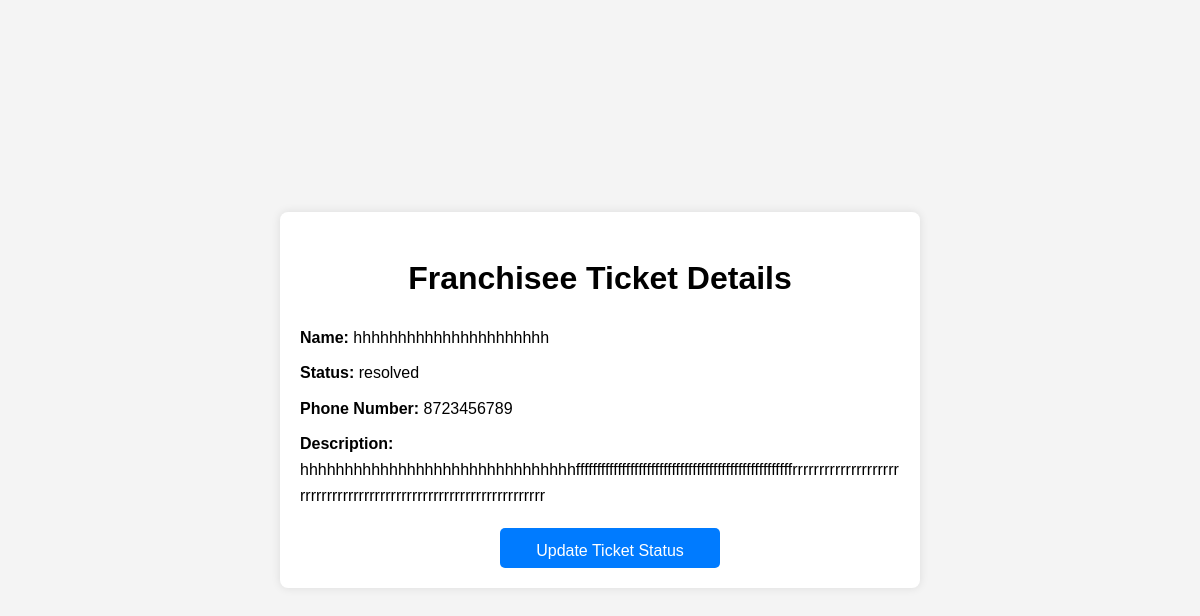
The app's page /Franchiseeticket/2/ with its own data.
### hyd/models.py (models this page shows, shortened)
class FranchiseeTicket(models.Model):
    ticket_id = models.AutoField(primary_key=True)
    issue_type = models.CharField(max_length=20, choices=ISSUE_TYPE_CHOICES)
    description = models.TextField()
    status = models.CharField(max_length=20, default='new', choices=TICKET_STATUS_CHOICES)
    created_at = models.DateTimeField(auto_now_add=True)
    updated_at = models.DateTimeField(auto_now=True)
    name = models.CharField(max_length=100,validators=[validate_only_letters])
    phone_number = models.CharField(max_length=10)

### hyd/views.py (the view)
# urls.py: path('Franchiseeticket/<int:ticket_id>/', views.Franchisee_ticket_details, name='Franchisee_ticket_details'),
def Franchisee_ticket_details(request, ticket_id):
    franchisee_ticket = get_object_or_404(FranchiseeTicket, pk=ticket_id)
    if request.method == 'POST':
        status = request.POST.get('status')
        franchisee_ticket.status = status
        franchisee_ticket.save()
        return redirect('DSA_ticketview')
    return render(request, 'franchisee/fran_ticketdetails.html', {'franchisee_ticket': franchisee_ticket})

### hyd/templates/franchisee/fran_ticketdetails.html (shortened to what this page needs)
<!DOCTYPE html>
<html lang="en">
<head>
</head>
<body>
<div class="container">
    <h1> Franchisee Ticket Details</h1>
    <p><strong>Name:</strong> {{ franchisee_ticket.name }}</p>
    <p><strong>Status:</strong> {{ franchisee_ticket.status }}</p>
    <p><strong>Phone Number:</strong> {{ franchisee_ticket.phone_number }}</p>
    <p><strong>Description:</strong> <span class="description">{{ franchisee_ticket.description }}</span></p>
    <a href="{% url 'Franchisee_update_ticket_status' ticket_id=franchisee_ticket.ticket_id %}" style="width: 200px; margin-left: 200px; height: 20px;">Update Ticket Status</a>
</div>
</body>
</html>

### hyd/templates/franchisee/fran_ticketdetails.html (style rules this page uses)
body { font-family: Arial, sans-serif; line-height: 1.6; margin: 0; padding: 0; background-color: #f4f4f4; display: flex; justify-content: center; align-items: center; height: 100vh; }
.container { background: #fff; padding: 20px; border-radius: 8px; box-shadow: 0 0 10px rgba(0, 0, 0, 0.1); width: 80%; max-width: 600px; }
h1 { text-align: center; margin-bottom: 20px; }
p { margin: 10px 0; }
.description { max-width: 100%; word-wrap: break-word; }
a { display: block; text-align: center; margin-top: 20px; padding: 10px; background: #007bff; color: #fff; text-decoration: none; border-radius: 5px; }

### records on screen
FranchiseeTicket: name "hhhhhhhhhhhhhhhhhhhhhh", status "resolved", phone_number "8723456789", description "hhhhhhhhhhhhhhhhhhhhhhhhhhhhhhhffffffffffffffffffffffffffffffffffffffffffffffffffffrrrrrrrrrrrrrrrrrrrrrrrrrrrrrrrrrrrrrrrrrrrrrrrrrrrrrrrrrrrrrrrrrr"
